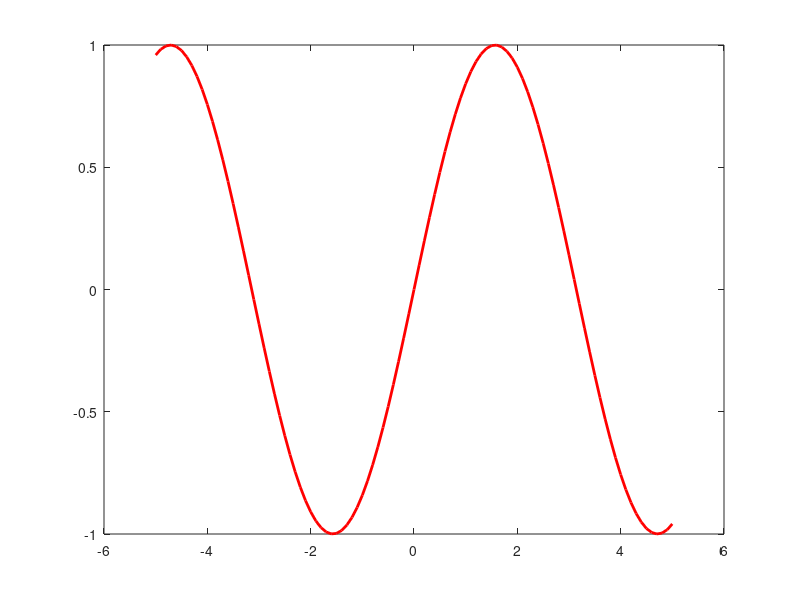

Write the MATLAB code that produced this figure. (Note: this script raises an error after producing the figure.)
% Ex 1a

clc;

%%%%%%%%%%%
%% a & b SIN
%%%%%%%%%%%

f = @(x) sin(x);

D = 5; % -d is the start point, d the end point.
NUM_OF_POINTS = [2 4 6 8 10];

sin_x = [-D:.1:D];
sin_y = f(sin_x);
figure(1); clf;
plot(sin_x, sin_y, 'r', 'LineWidth', 2); 
hold on;

color = 0;

error_x = linspace(-d, d, 1000);

for i = 1:length(NUM_OF_POINTS)
    
    color = color + 0.2;

    data = linspace(-d, d, NUM_OF_POINTS(i));

    [interpol_data_y, coeffs] = ...
        f_2_interpol(data, f(data), sin_x, 'newton');

    plot(sin_x, interpol_data_y, ... 
        '--', ...
        'Color', [color, color, 1 - color], ...
        'LineWidth', 1.5);
        
    max_error(i) = max(abs(f(error_x) - f_2_interpol(data, f(data), error_x, 'newton')));
end

hold off;

title('Approximation of sin(x) through Newtons method');
legend('sin(x)', '2 points', '4 points', '6 points', '8 points', ...
    '10 points', 'Location', 'SouthWest');

print('../plots/assignment3/ex1a.png', '-dpng');

figure(2); clf;
semilogy(NUM_OF_POINTS, max_error);
title('Error of the approximation on log scale');
xlabel('Number of equidistant data points');
ylabel('Absolute value of the error on log scale log(Error)')
set(get(gca,'YLabel'),'Rotation',90);

print('../plots/assignment3/ex1b.png', '-dpng');

%%%%%%%%%%%
%% c (1 + x²)⁻¹
%%%%%%%%%%%

f = @(x) 1 ./ (1 + x.^2);

D = 5; % -d is the start point, d the end point.
NUM_OF_POINTS = [2 4 6 8 10];

sin_x = [-D:.1:D];
sin_y = f(sin_x);
figure(3); clf;
plot(sin_x, sin_y, 'r', 'LineWidth', 2); 
hold on;

color = 0;

error_x = linspace(-d, d, 1000);

for i = 1:length(NUM_OF_POINTS)
    
    color = color + 0.2;

    data = linspace(-d, d, NUM_OF_POINTS(i));

    [interpol_data_y, coeffs] = ...
        f_2_interpol(data, f(data), sin_x, 'newton');

    plot(sin_x, interpol_data_y, ... 
        '--', ...
        'Color', [color, color, 1 - color], ...
        'LineWidth', 1.5);
        
    max_error(i) = max(abs(f(error_x) - f_2_interpol(data, f(data), error_x, 'newton')));
end

hold off;

title('Approximation of \frac{1}{1 + x^2} through Newtons method', 'interpreter', 'latex');
legend('\frac{1}{1 + x^2}', '2 points', '4 points', '6 points', '8 points', ...
    '10 points', 'Location', 'SouthWest');

print('../plots/assignment3/ex1c1.png', '-dpng');

figure(4); clf;
semilogy(NUM_OF_POINTS, max_error);
title('Error of the approximation on log scale');
xlabel('Number of equidistant data points');
ylabel('Absolute value of the error on log scale log(Error)')
set(get(gca,'YLabel'),'Rotation',90);

print('../plots/assignment3/ex1c2.png', '-dpng');

%%%%%%%%%%%
%% d x_j = 5 cos((2j + 1) / (2(N + 1)) * pi), 0 <= j <= N
%%%%%%%%%%%

f = @(x) 1 ./ (1 + x.^2);

D = 5; % -d is the start point, d the end point.
NUM_OF_POINTS = [2 4 6 8 10];

sin_x = [-D:.1:D];
sin_y = f(sin_x);
figure(5); clf;
plot(sin_x, sin_y, 'r', 'LineWidth', 2); 
hold on;

color = 0;

error_x = linspace(-d, d, 1000);

chebyshevNodes = @(N) 5 .* cos((2 .* [0:1:N] + 1) ./ (2.*(N + 1)) .* pi);

for i = 1:length(NUM_OF_POINTS)
    
    color = color + 0.2;

    data = chebyshevNodes(NUM_OF_POINTS(i));

    [interpol_data_y, coeffs] = ...
        f_2_interpol(data, f(data), sin_x, 'newton');

    plot(sin_x, interpol_data_y, ... 
        '--', ...
        'Color', [color, color, 1 - color], ...
        'LineWidth', 1.5);
        
    max_error(i) = max(abs(f(error_x) - f_2_interpol(data, f(data), error_x, 'newton')));
end

hold off;

title('Approximation of \frac{1}{1 + x^2} through Newtons method, using Chebyshev nodes', 'interpreter', 'latex');
legend('\frac{1}{1 + x^2}', '2 points', '4 points', '6 points', '8 points', ...
    '10 points', 'Location', 'SouthWest');

print('../plots/assignment3/ex1d1.png', '-dpng');

figure(6); clf;
semilogy(NUM_OF_POINTS, max_error);
title('Error of the approximation on log scale');
xlabel('Number of equidistant data points');
ylabel('Absolute value of the error on log scale log(Error)')
set(get(gca,'YLabel'),'Rotation',90);

print('../plots/assignment3/ex1d2.png', '-dpng');